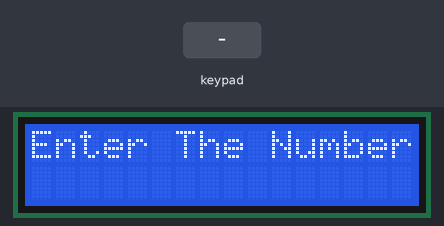
Recording of a sketch running on a simulated Arduino Uno, built with avr-gcc and run on an emulated ATmega328P. Shown: 16×2 character LCD. Inputs (shaded band) come from the test bench.

Above: at 1.2 s.
1.3 s: keypad keys 7 6 5 4 pressed 0.4 s apart
At 3.9 s:
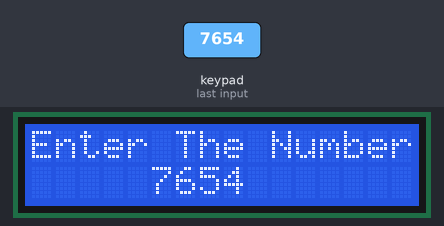
4.4 s: key '1' pressed
At 5.4 s:
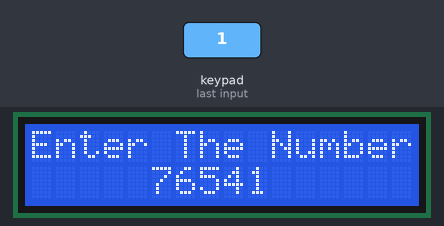
5.9 s: key '2' pressed
At 6.5 s:
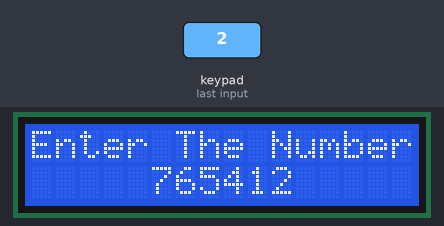
7.4 s: keypad keys 7 6 5 4 D pressed 0.4 s apart
At 7.6 s:
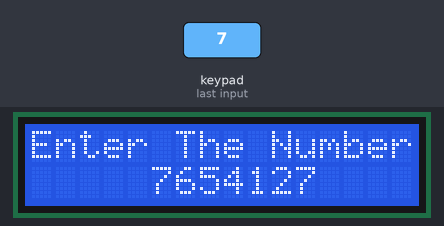
Timing chart, 0 to 10.4 s (numbered marks = the images above; inputs shaded):
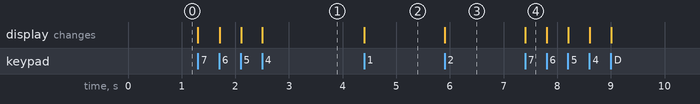

Measured:
- after the input at 1.3 s, the display: first changes at once (image 1 shows a later state)
- after the input at 4.4 s, the display: changes at once (image 2)
- after the input at 5.9 s, the display: changes at once (image 3)
- after the input at 7.4 s, the display: changes at once (image 4)

The sketch:

key_lcd.ino
```cpp
#include <Keypad.h>
#include <LiquidCrystal.h>

//const int rs = 1, en = 2, d4 = 3, d5 = 4, d6 = 5, d7 = 6;
//LiquidCrystal lcd(rs, en, d4, d5, d6, d7);

const int rs = 2, en = 3, d4 = A0, d5 = A1, d6 = A2, d7 = A3;
LiquidCrystal lcd(rs, en, d4, d5, d6, d7);

const byte ROWS = 4; //four rows
const byte COLS = 3; //three columns
char keys[ROWS][COLS] = {
    {'1','2','3'},
    {'4','5','6'},
    {'7','8','9'},
    {'0','S','D'}
};

byte rowPins[ROWS] = {7,6,5,4}; //connect to the row pinouts of the keypad
byte colPins[COLS] = {10,9,8}; //connect to the column pinouts of the keypad

//byte rowPins[ROWS] = {10,9,8,7}; //connect to the row pinouts of the keypad
//byte colPins[COLS] = {13,12,11}; //connect to the column pinouts of the keypad

//byte rowPins[ROWS] = {10,9,8,7}; //connect to the row pinouts of the keypad
//byte colPins[COLS] = {13,12,11}; //connect to the column pinouts of the key
Keypad customKeypad = Keypad( makeKeymap(keys), rowPins, colPins, ROWS, COLS);

void setup()
{
  lcd.begin(16, 2);//initializing LCD
  lcd.write("Enter The Number-");
  lcd.setCursor(5,1);
}

void loop()
{
  int i=0;
  char getbyte;
  char key = customKeypad.getKey(); //storing pressed key value in a char

  if (key)
  {
    if(key=='D')
    {
      lcd.clear();
      lcd.write("Enter The Number-");
      lcd.setCursor(5,1);
    }
    else if(key!='S')
    {
      lcd.print(key); //showing pressed character on LCD
      getbyte=key;
      //Serial.print(getbyte);
    }
    else
    {
      lcd.clear();
      lcd.write("Enter The Number-");
      lcd.setCursor(5,1);
    }
  }

}
```
